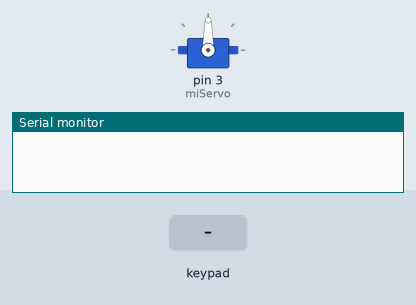
This sketch was run on a simulated Arduino Uno, built with avr-gcc and run on an emulated ATmega328P. Shown: servo, the last lines printed to the serial monitor. Inputs (shaded band) come from the test bench.

Above: at 1.2 s.
1.3 s: keypad keys 1 2 3 pressed 0.4 s apart
At 4.11 s:
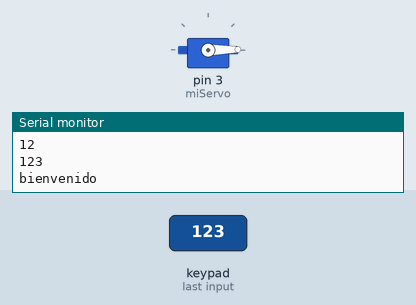
At 13.9 s:
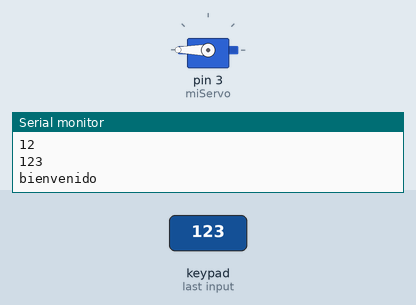
Timing chart, 0 to 20.5 s (numbered marks = the images above; inputs shaded):
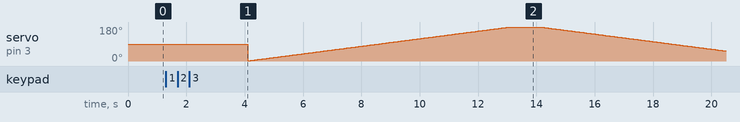

The sketch:

Matricial_LCD.ino
```cpp
#include <Keypad.h>
#include <Servo.h>
int angulo = 0;
Servo miServo ;
const byte Filas = 4;          //KeyPad de 4 filas
const byte Cols = 3;           //y 3 columnas

byte Pins_Filas[] = {13, 12, 11, 10};     //Pines Arduino para las filas.
byte Pins_Cols[] = { 9, 8, 7};     // Pines Arduino para las columnas.

char Teclas [ Filas ][ Cols ] =
{
  {'1', '2', '3'},
  {'4', '5', '6'},
  {'7', '8', '9'},
  {'*', '0', '#'}
};

Keypad Teclado1 = Keypad(makeKeymap(Teclas), Pins_Filas, Pins_Cols, Filas, Cols);

String clave = "123";
String entrada = "";
int inicio = 0;
int fin = 0;
int diferencia = 0;


void setup()
{
  Serial.begin(9600);
  miServo.attach(3);
}

void loop()
{
  char pulsacion = Teclado1.getKey() ;

  if (pulsacion) {             // Si el valor es 0 es que no se
    entrada = entrada + pulsacion;
    Serial.println(entrada);      // se ha pulsado ninguna tecla
    inicio = millis();
  }
  if (entrada == clave) {
    Serial.println("bienvenido");      // se ha pulsado ninguna tecla
    delay(2000);
    abrirPuerta();
    entrada ="";
  }
  fin = millis();
  diferencia = fin - inicio;
  if (diferencia > 5000) {
 //    Serial.println("tiempo vencido");      // se ha pulsado ninguna tecla
 //    delay(2000);
    entrada = "";
  }

}


void abrirPuerta () {
for (angulo=1;angulo<=180;angulo++) {
  miServo.write(angulo);
  delay(50);
}
delay(1000);
for (angulo=180;angulo>=1;angulo--) {
  miServo.write(angulo);
  delay(50);
}
}
```
